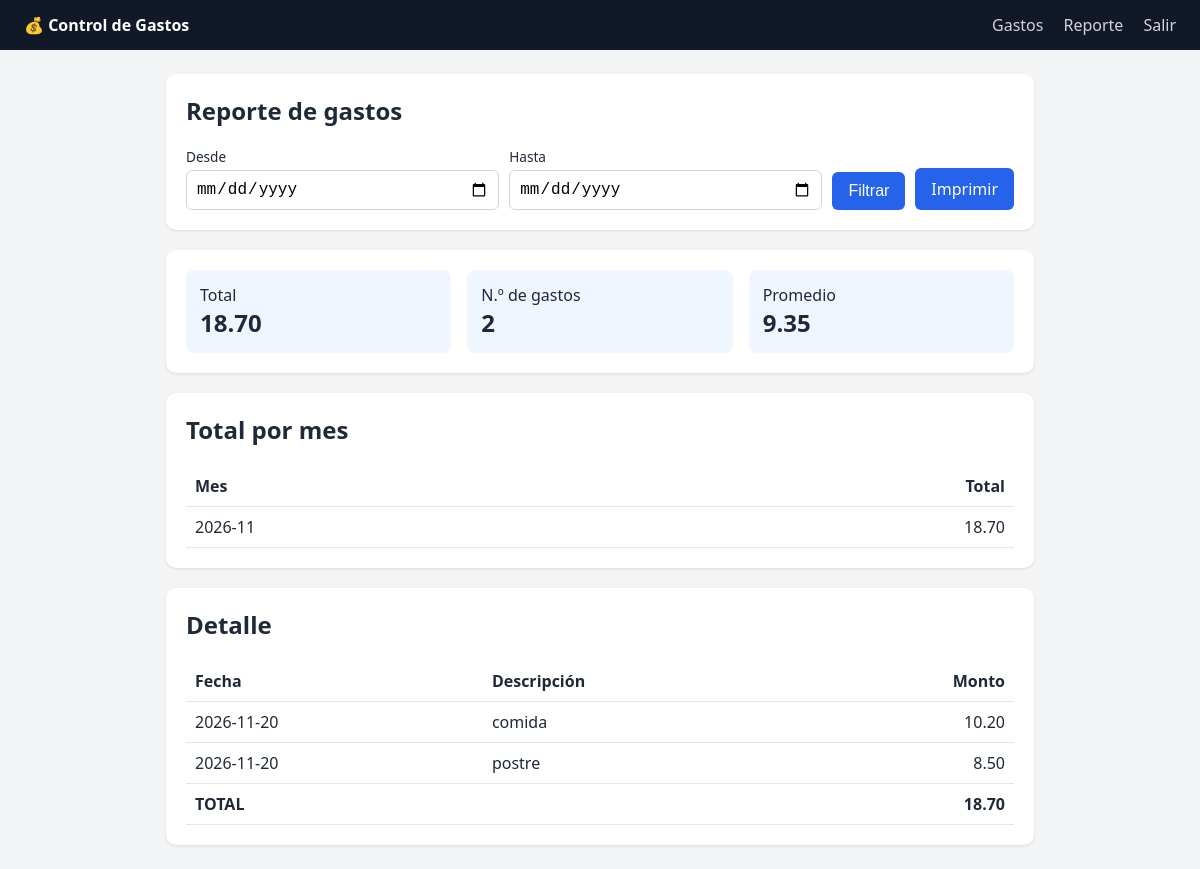
Page /reporte (signed in) on the committed database.
### tables this page shows
CREATE TABLE gastos (
                   id INTEGER PRIMARY KEY AUTOINCREMENT,
                   fecha TEXT NOT NULL,
                   descripcion TEXT NOT NULL,
                   monto REAL NOT NULL);

### app.py (the view)
@app.route("/reporte")
@login_required
def reporte():
    desde = request.args.get("desde", "")
    hasta = request.args.get("hasta", "")
    sql, params = "SELECT * FROM gastos WHERE 1=1", []
    if desde:
        sql += " AND fecha >= ?"
        params.append(desde)
    if hasta:
        sql += " AND fecha <= ?"
        params.append(hasta)
    sql += " ORDER BY fecha, id"
    db = get_db()
    gastos = db.execute(sql, params).fetchall()
    total = sum(g_["monto"] for g_ in gastos)
    por_mes = {}
    for g_ in gastos:
        por_mes[g_["fecha"][:7]] = por_mes.get(g_["fecha"][:7], 0) + g_["monto"]
    promedio = total / len(gastos) if gastos else 0
    return render_template("reporte.html", gastos=gastos, total=total,
                           por_mes=por_mes, promedio=promedio,
                           desde=desde, hasta=hasta)

### app.py (called while the page is built)
def get_db():
    if "db" not in g:
        g.db = sqlite3.connect(DATABASE)
        g.db.row_factory = sqlite3.Row
    return g.db

def login_required(f):
    @wraps(f)
    def wrapper(*args, **kwargs):
        if not session.get("usuario"):
            return redirect(url_for("login"))
        return f(*args, **kwargs)
    return wrapper

### templates/reporte.html
{% extends "base.html" %}{% block title %}Reporte{% endblock %}
{% block content %}
<div class="card noprint"><h2>Reporte de gastos</h2>
<form class="inline" method="get">
<label>Desde<input type="date" name="desde" value="{{ desde }}"></label>
<label>Hasta<input type="date" name="hasta" value="{{ hasta }}"></label>
<button>Filtrar</button>
<a class="btn" href="#" onclick="window.print();return false">Imprimir</a></form></div>
<div class="card"><div class="stats">
<div class="stat">Total<b>{{ "%.2f"|format(total) }}</b></div>
<div class="stat">N.º de gastos<b>{{ gastos|length }}</b></div>
<div class="stat">Promedio<b>{{ "%.2f"|format(promedio) }}</b></div></div></div>
<div class="card"><h2>Total por mes</h2>
<table><tr><th>Mes</th><th class="num">Total</th></tr>
{% for mes, t in por_mes.items() %}<tr><td>{{ mes }}</td><td class="num">{{ "%.2f"|format(t) }}</td></tr>
{% else %}<tr><td colspan="2">Sin datos.</td></tr>{% endfor %}</table></div>
<div class="card"><h2>Detalle</h2>
<table><tr><th>Fecha</th><th>Descripción</th><th class="num">Monto</th></tr>
{% for g in gastos %}<tr><td>{{ g.fecha }}</td><td>{{ g.descripcion }}</td><td class="num">{{ "%.2f"|format(g.monto) }}</td></tr>{% endfor %}
<tr><th colspan="2">TOTAL</th><th class="num">{{ "%.2f"|format(total) }}</th></tr></table></div>
{% endblock %}

### static/style.css (style rules this page uses)
* { box-sizing:border-box }
body { font-family:system-ui,sans-serif;background:#f3f4f6;margin:0;color:#1f2937 }
.card { background:#fff;border-radius:10px;padding:20px;margin-bottom:20px;box-shadow:0 1px 3px rgba(0,0,0,.1) }
h1,h2 { margin-top:0 }
form.inline { display:flex;gap:10px;flex-wrap:wrap;align-items:end }
label { display:flex;flex-direction:column;font-size:.85rem;gap:4px;flex:1;min-width:140px }
input { padding:9px;border:1px solid #d1d5db;border-radius:6px;font-size:1rem }
button,.btn { background:#2563eb;color:#fff;border:0;padding:10px 16px;border-radius:6px;cursor:pointer;font-size:1rem;text-decoration:none }
table { width:100%;border-collapse:collapse }
th,td { padding:9px;border-bottom:1px solid #e5e7eb;text-align:left }
td.num,th.num { text-align:right }
.stats { display:flex;gap:16px;flex-wrap:wrap }
.stat { flex:1;min-width:150px;background:#eff6ff;border-radius:8px;padding:14px }
.stat b { display:block;font-size:1.5rem }

### rows in the picture
gastos: fecha "2026-11-20", descripcion "comida", monto "10.20"
gastos: fecha "2026-11-20", descripcion "postre", monto "8.50"

### other values in the picture
{{ "%.2f"|format(total) }} "18.70"
{{ gastos|length }} "2"
{{ "%.2f"|format(promedio) }} "9.35"
{{ mes }} "2026-11"
{{ "%.2f"|format(t) }} "18.70"
